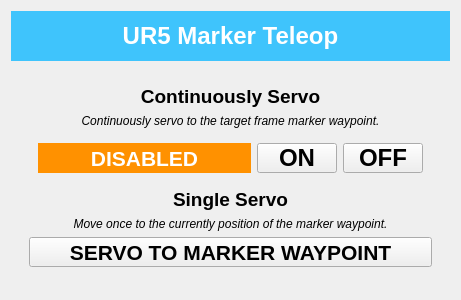
<?xml version="1.0" encoding="UTF-8"?>
<ui version="4.0">
 <class>Form</class>
 <widget class="QWidget" name="Form">
  <property name="geometry">
   <rect>
    <x>0</x>
    <y>0</y>
    <width>461</width>
    <height>300</height>
   </rect>
  </property>
  <property name="minimumSize">
   <size>
    <width>420</width>
    <height>300</height>
   </size>
  </property>
  <property name="windowTitle">
   <string>Form</string>
  </property>
  <layout class="QVBoxLayout" name="verticalLayout">
   <item>
    <widget class="QLabel" name="label">
     <property name="minimumSize">
      <size>
       <width>0</width>
       <height>50</height>
      </size>
     </property>
     <property name="maximumSize">
      <size>
       <width>16777215</width>
       <height>50</height>
      </size>
     </property>
     <property name="font">
      <font>
       <pointsize>18</pointsize>
       <weight>75</weight>
       <bold>true</bold>
      </font>
     </property>
     <property name="styleSheet">
      <string notr="true">background-color:#3FC4FC;color:#ffffff</string>
     </property>
     <property name="text">
      <string>UR5 Marker Teleop</string>
     </property>
     <property name="alignment">
      <set>Qt::AlignCenter</set>
     </property>
    </widget>
   </item>
   <item>
    <widget class="QWidget" name="widget" native="true">
     <layout class="QGridLayout" name="gridLayout">
      <item row="0" column="1">
       <widget class="QWidget" name="widget_5" native="true">
        <layout class="QGridLayout" name="gridLayout_3">
         <item row="4" column="0" colspan="2">
          <widget class="QLabel" name="label_2">
           <property name="font">
            <font>
             <pointsize>14</pointsize>
             <weight>75</weight>
             <bold>true</bold>
            </font>
           </property>
           <property name="text">
            <string>Single Servo</string>
           </property>
           <property name="alignment">
            <set>Qt::AlignCenter</set>
           </property>
          </widget>
         </item>
         <item row="6" column="0" colspan="2">
          <widget class="QPushButton" name="servo_to_btn">
           <property name="minimumSize">
            <size>
             <width>80</width>
             <height>30</height>
            </size>
           </property>
           <property name="maximumSize">
            <size>
             <width>1000</width>
             <height>30</height>
            </size>
           </property>
           <property name="baseSize">
            <size>
             <width>0</width>
             <height>40</height>
            </size>
           </property>
           <property name="font">
            <font>
             <pointsize>16</pointsize>
             <weight>75</weight>
             <bold>true</bold>
            </font>
           </property>
           <property name="text">
            <string>SERVO TO MARKER WAYPOINT</string>
           </property>
          </widget>
         </item>
         <item row="5" column="0" colspan="2">
          <widget class="QLabel" name="label_4">
           <property name="font">
            <font>
             <italic>true</italic>
            </font>
           </property>
           <property name="text">
            <string>Move once to the currently position of the marker waypoint.</string>
           </property>
           <property name="alignment">
            <set>Qt::AlignCenter</set>
           </property>
           <property name="wordWrap">
            <bool>true</bool>
           </property>
          </widget>
         </item>
         <item row="3" column="0" colspan="2">
          <widget class="QWidget" name="widget_7" native="true">
           <property name="styleSheet">
            <string notr="true">b</string>
           </property>
           <layout class="QGridLayout" name="gridLayout_5">
            <item row="3" column="0">
             <widget class="QLabel" name="enabled_label">
              <property name="minimumSize">
               <size>
                <width>0</width>
                <height>30</height>
               </size>
              </property>
              <property name="maximumSize">
               <size>
                <width>16777215</width>
                <height>30</height>
               </size>
              </property>
              <property name="font">
               <font>
                <pointsize>16</pointsize>
                <weight>75</weight>
                <bold>true</bold>
               </font>
              </property>
              <property name="styleSheet">
               <string notr="true">background-color:#FF9100;color:#ffffff</string>
              </property>
              <property name="lineWidth">
               <number>1</number>
              </property>
              <property name="text">
               <string>DISABLED</string>
              </property>
              <property name="alignment">
               <set>Qt::AlignCenter</set>
              </property>
             </widget>
            </item>
            <item row="3" column="2">
             <widget class="QPushButton" name="enable_off_btn">
              <property name="minimumSize">
               <size>
                <width>0</width>
                <height>30</height>
               </size>
              </property>
              <property name="maximumSize">
               <size>
                <width>80</width>
                <height>30</height>
               </size>
              </property>
              <property name="font">
               <font>
                <pointsize>18</pointsize>
                <weight>75</weight>
                <bold>true</bold>
               </font>
              </property>
              <property name="styleSheet">
               <string notr="true"/>
              </property>
              <property name="text">
               <string>OFF</string>
              </property>
             </widget>
            </item>
            <item row="3" column="1">
             <widget class="QPushButton" name="enable_on_btn">
              <property name="minimumSize">
               <size>
                <width>0</width>
                <height>30</height>
               </size>
              </property>
              <property name="maximumSize">
               <size>
                <width>80</width>
                <height>30</height>
               </size>
              </property>
              <property name="font">
               <font>
                <pointsize>18</pointsize>
                <weight>75</weight>
                <bold>true</bold>
               </font>
              </property>
              <property name="styleSheet">
               <string notr="true"/>
              </property>
              <property name="text">
               <string>ON</string>
              </property>
             </widget>
            </item>
           </layout>
          </widget>
         </item>
         <item row="8" column="0">
          <spacer name="verticalSpacer">
           <property name="orientation">
            <enum>Qt::Vertical</enum>
           </property>
           <property name="sizeHint" stdset="0">
            <size>
             <width>20</width>
             <height>40</height>
            </size>
           </property>
          </spacer>
         </item>
         <item row="2" column="0" colspan="2">
          <widget class="QLabel" name="label_3">
           <property name="font">
            <font>
             <italic>true</italic>
            </font>
           </property>
           <property name="text">
            <string>Continuously servo to the target frame marker waypoint.</string>
           </property>
           <property name="alignment">
            <set>Qt::AlignCenter</set>
           </property>
           <property name="wordWrap">
            <bool>true</bool>
           </property>
          </widget>
         </item>
         <item row="1" column="0" colspan="2">
          <widget class="QLabel" name="label_9">
           <property name="font">
            <font>
             <pointsize>14</pointsize>
             <weight>75</weight>
             <bold>true</bold>
            </font>
           </property>
           <property name="styleSheet">
            <string notr="true">c</string>
           </property>
           <property name="text">
            <string>Continuously Servo</string>
           </property>
           <property name="alignment">
            <set>Qt::AlignCenter</set>
           </property>
          </widget>
         </item>
        </layout>
       </widget>
      </item>
     </layout>
    </widget>
   </item>
  </layout>
 </widget>
 <resources/>
 <connections/>
</ui>
